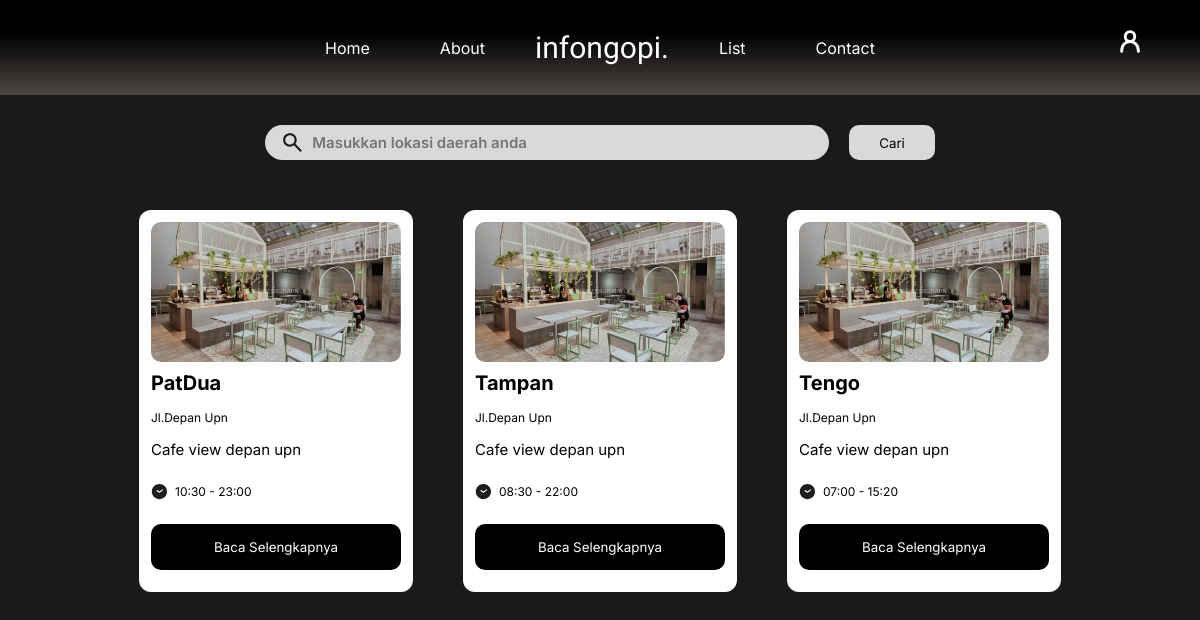
The page /pages/cafe.php (signed in) on the database its author committed.
### tables this page shows
CREATE TABLE `cafe` (
  `id` varchar(255) NOT NULL,
  `nama` varchar(255) NOT NULL,
  `foto` varchar(255) DEFAULT NULL,
  `lokasi` varchar(255) NOT NULL,
  `deskripsi` mediumtext,
  `pro` text,
  `cons` text,
  `jam_buka` varchar(255) NOT NULL,
  `jam_tutup` varchar(255) NOT NULL
);

### pages/cafe.php (the view, shortened to what this page needs)
<?php
include "../db/koneksi.php";
$cafe = "SELECT * FROM cafe";
$result = $conn->query($cafe);
?>
<!DOCTYPE html>
<html lang="en">
<head>
    <link rel="stylesheet" href="./style/cafe.css">
</head>
<body>
    <div class="navbar">
        <ul class="menu">
            <li><a href="../index.php">Home</a></li>
            <li><a href="./about.php">About</a></li>
            <li class="logo"><a href="../index.php">infongopi.</a></li>
            <li><a href="">List</a></li>
            <li><a href="#">Contact</a></li>
        </ul>
        <img class="profile" src="../public/assets/profile-icon.svg" alt="profile">
    </div>
    <form action="" method="GET" class="search-container">
        <div class="search">
            <img src="../public/assets/search-icon.svg" alt="seach-icon">
            <input type="text" name="cari" placeholder="Masukkan lokasi daerah anda" value="<?php echo htmlspecialchars($_GET['cari'] ?? '', ENT_QUOTES); ?>">
        </div>
        <button type="submit" class="cari">Cari</button>
    </form>
    <div class="cafe-container">
    <?php
    if(isset($_GET['cari'])){
        $cafe2 = "SELECT * FROM cafe WHERE nama LIKE '%" . $conn->real_escape_string($_GET['cari']) . "%'";
        $res = $conn->query($cafe2);
        if ($res->num_rows > 0) {
            while ($row = mysqli_fetch_assoc($res)) {
                echo '
        <div class="cafe">
            <div class="cafe-img">
                <img src="../public/cafe/' . htmlspecialchars($row['foto'] ?? "placeholder.jpg") . '" alt="cafe">
            </div>
            <div class="cafe-desc">
                <h2>' . htmlspecialchars($row['nama']) . '</h2>
                <p>' . htmlspecialchars($row['lokasi']) . '</p>
                <p>' . htmlspecialchars($row['deskripsi']) . '</p>
                <div class="time-container">
                    <img src="../public/assets/time.svg" alt="clock">
                    <p>' . htmlspecialchars($row['jam_buka']) . ' - ' . htmlspecialchars($row['jam_tutup']) . '</p>
                </div>
                <button>
                    Baca Selengkapnya
                </button>
            </div>
        </div>';
            }
        } else {
            echo '<p class="tidak">Tidak ada cafe ditemukan.</p>';
        }
    } else {
        if ($result->num_rows > 0) {
            while ($row = mysqli_fetch_assoc($result)) {
                echo '
        <div class="cafe">
            <div class="cafe-img">
                <img src="../public/cafe/' . htmlspecialchars($row['foto'] ?? "placeholder.jpg") . '" alt="cafe">
            </div>
            <div class="cafe-desc">
                <h2>' . htmlspecialchars($row['nama']) . '</h2>
                <p>' . htmlspecialchars($row['lokasi']) . '</p>
                <p>' . htmlspecialchars($row['deskripsi']) . '</p>
                <div class="time-container">
                    <img src="../public/assets/time.svg" alt="clock">
                    <p>' . htmlspecialchars($row['jam_buka']) . ' - ' . htmlspecialchars($row['jam_tutup']) . '</p>
                </div>
                <button>
                    Baca Selengkapnya
                </button>
            </div>
        </div>';
            }
        } else {
            echo '<p class="tidak">Tidak ada cafe ditemukan.</p>';
        }
    }
    ?>
    </div>
</body>
</html>

### pages/style/cafe.css (style rules this page uses)
body { margin: 0px; background-color: #1A1A1A; overflow-y: auto; }
.navbar { display: flex; justify-content: center; padding: 30px 20px; position: relative; background: rgb(77,71,68); background: linear-gradient(0deg, rgba(77,71,68,1) 0%, rgba(0,0,0,1) 65%, rgba(0,0,0,1) 100%); }
.navbar .menu { display: flex; align-items: center; list-style-type: none; margin: 0; padding: 0; gap: 10px; }
.navbar .menu li { margin: 0 10px; }
.navbar .menu li a { color: white; text-decoration: none; padding: 10px 20px; font-family: "Inter"; }
.navbar .menu .logo a { font-size: 30px; text-align: center; padding: 0; font-family: "Italiana"; }
.profile { position: absolute; width: 20px; right: 60px; }
.search-container { width: 100%; display: flex; flex-direction: row; justify-content: center; margin: 30px 0px; }
.search { display: flex; align-items: center; background-color: #D9D9D9; padding: 5px 15px; border-radius: 50px; }
.search img { width: 25px; }
.search input { width: 500px; margin-left: 5px; font-weight: 600; font-size: 15px; background-color: transparent; outline: none; border: none; font-family: "Inter"; }
.cafe { width: 250px; padding: 12px; background-color: white; border-radius: 12px; }
.cafe-img img { border-radius: 10px; width: 100%; height:140px; object-fit: cover; }
.cafe h2 { font-size: 20px; font-family: "Inter"; }
.cafe p { margin: 10px 0px; font-size: 12px; font-family: "Inter"; }
.cafe p:nth-child(2) { margin: 15px 0px; }
.cafe p:nth-child(3) { font-size: 15px; }
.time-container { display: flex; gap: 7px; font-family: "Inter"; align-items: center; }
h2 { margin: 5px 0px; }
.cafe button { font-family: "Inter"; margin: 10px 0px; background-color: black; color: white; border-radius: 10px; padding: 15px 0px; width: 100%; border: 0px solid transparent; cursor: pointer; }
.cafe-container { margin: 50px 0px; display: flex; align-items: center; justify-content: center; flex-wrap: wrap; gap: 50px; }
.cari { margin-left: 20px; padding: 0px 30px; border-radius: 10px; border: 0px solid transparent; background-color: #D9D9D9; font-family: "Inter"; }

### rows shown on the page
cafe: nama "PatDua", lokasi "Jl.Depan Upn", deskripsi "Cafe view depan upn", jam_buka "10:30", jam_tutup "23:00"
cafe: nama "Tampan", lokasi "Jl.Depan Upn", deskripsi "Cafe view depan upn", jam_buka "08:30", jam_tutup "22:00"
cafe: nama "Tengo", lokasi "Jl.Depan Upn", deskripsi "Cafe view depan upn", jam_buka "07:00", jam_tutup "15:20"
